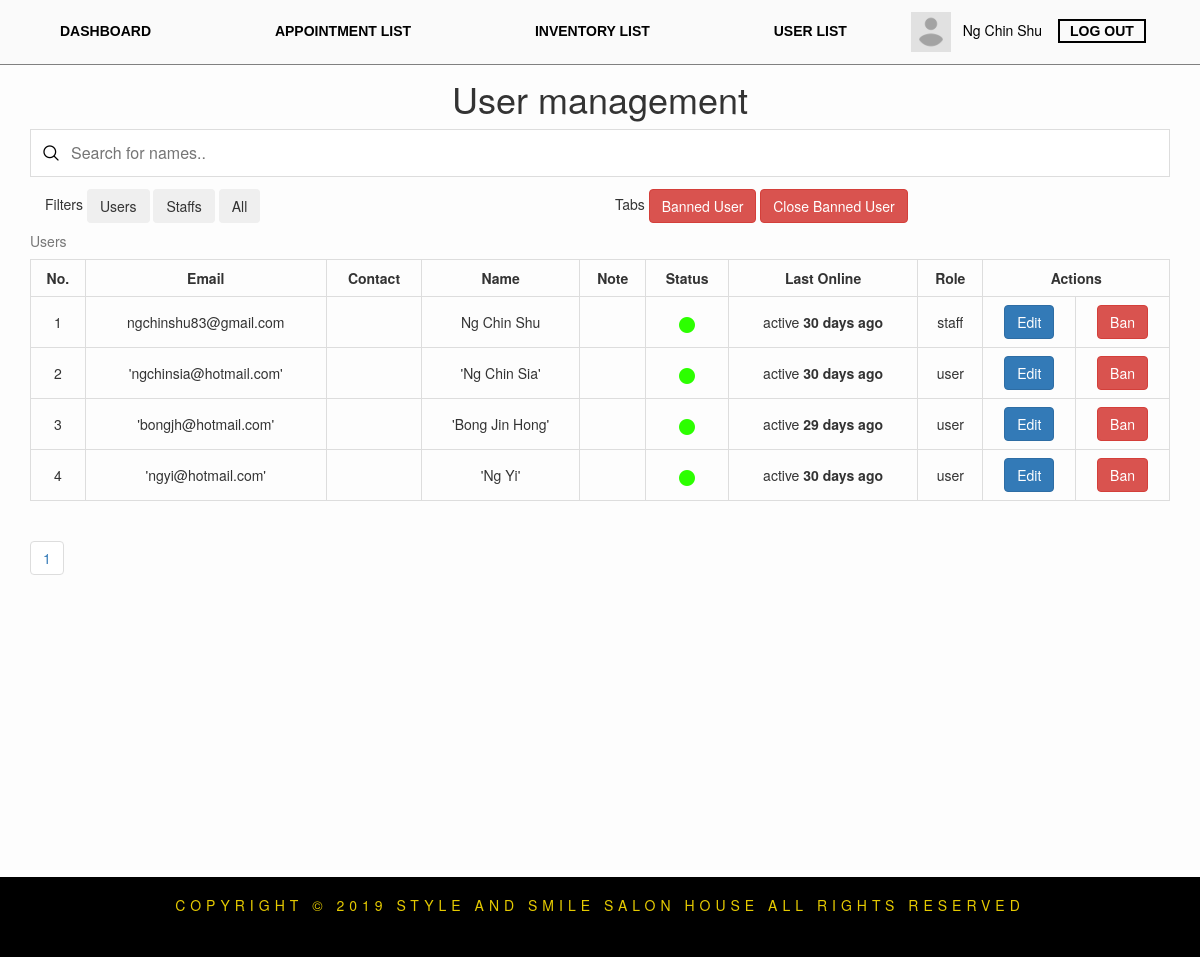
/staff/user.php (signed in), run on an earlier commit of the app's database.
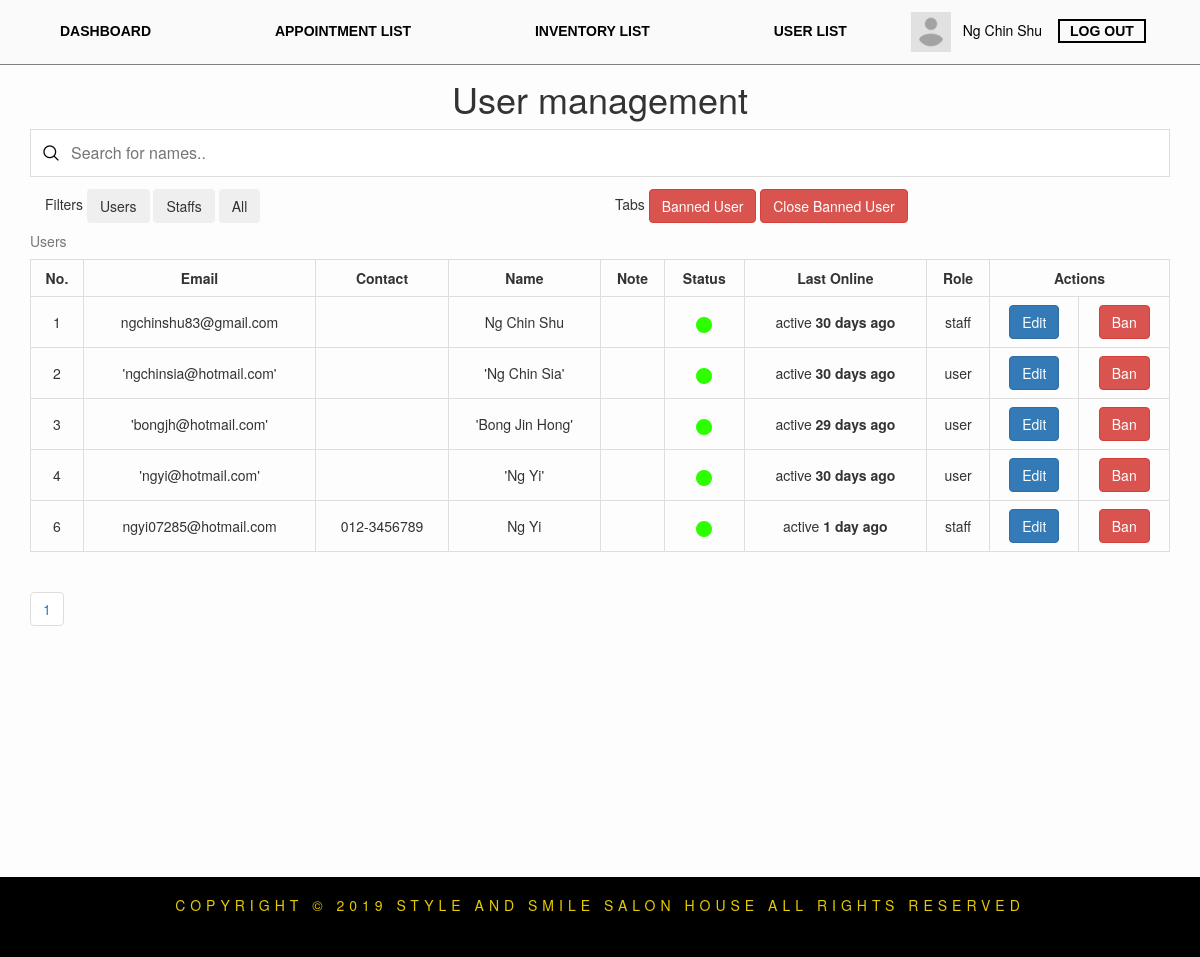
And on a later commit of the database.
### tables this page shows
CREATE TABLE `users` (
  `image_path` varchar(100) DEFAULT NULL,
  `userId` int(11) NOT NULL,
  `email` varchar(100) NOT NULL,
  `contact` varchar(100) NOT NULL,
  `password` varchar(100) DEFAULT NULL,
  `name` varchar(150) NOT NULL,
  `role` varchar(20) NOT NULL,
  `note` varchar(200) DEFAULT NULL,
  `lastSignIn` date DEFAULT NULL,
  `forgotPasswordId` varchar(32) DEFAULT NULL,
  `banned` varchar(10) DEFAULT NULL,
  `bannedDate` date DEFAULT NULL,
  `bannedReason` varchar(255) DEFAULT NULL,
  `bannedDuration` int(10) DEFAULT NULL
);

### staff/user.php (the view, shortened to what this page needs)
<?php include "../db_connect.php"; ?>
<!DOCTYPE html>
<html lang="en">
  <head>
    <link rel="stylesheet" type="text/css" href="../font/flaticon.css"/>
    <link rel="stylesheet" href="https://maxcdn.bootstrapcdn.com/bootstrap/3.4.0/css/bootstrap.min.css">
    <link rel="stylesheet" href="https://cdnjs.cloudflare.com/ajax/libs/font-awesome/4.7.0/css/font-awesome.min.css">
    <link rel="stylesheet" type="text/css" href="../style.css">
  </head>
  <body>
      <?php include "../navigationBar.php" ?>
    <div class="container">
      <h1 class="display-4 text-center">User management</h1>
      <input type="text" id="userInput" onkeyup="searchUser()" placeholder="Search for names..">
      <div class="col-lg-6 col-xs-6">Filters <button type="button" onclick="filterUsers()" class="btn btn-light">Users</button> <button type="button" onclick="filterStaffs()" class="btn btn-light">Staffs</button> <button type="button" onclick="filterAll()" class="btn btn-light">All</button></div>
        <div class="col-lg-6 col-xs-6"> Tabs <button type="button" onclick="showBannedUser()" class="btn btn-danger">Banned User</button> <button type="button" onclick="hideBannedUser()" class="btn btn-danger">Close Banned User</button></div>
      <tbody>
        <table class="table table-bordered ttb" id="userTable">
          <caption>Users</caption>
          <tr>
            <th>No.
            </th>
            <th>Email
            </th>
            <th>Contact
            </th>
            <th>Name
            </th>
            <th>Note
            </th>
            <th>Status
            </th>
            <th>Last Online
            </th>
            <th>Role
            </th>
            <th colspan="2">Actions
            </th>
          </tr>
          <?php
            $record_per_page = 10;
            $page = '';
            if(isset($_GET['page'])){
              $page = $_GET['page'];
            } else {
              $page = 1;
            }
            $start_from = ($page-1)*$record_per_page;
            $query = "SELECT * FROM users WHERE banned IS NULL ORDER BY userId ASC LIMIT $start_from, $record_per_page";
            $data = $conn->query($query);
            $data->execute();
            foreach($data as $row)
            {
              $lastSignIn = $row['lastSignIn'];
              $today = date("Y-m-d");
              $dateToday = strtotime("$today");
              $dateLastSignIn = strtotime("$lastSignIn");
              $days = ($dateToday - $dateLastSignIn)/60/60/24;
              if ($days <= 30){
                $src = "../images/active-icon.png";
              }
              if($days == 1){
                $show = $days . " day ago";
              }
              if($days > 1){
                $show = $days . " days ago";
              }
              $id = $row['userId'];
              echo "<tr><td>" . $row['userId'] . "</td><td>" . $row['email'] . "</td><td>" . $row['contact'] . "</td><td>" . $row['name'] . "</td><td>" . $row ['note'] . "</td><td>" . "<img src='$src' alt='$src'/>" . "</td><td>" . "active <b>" . $show . "</b>" . "</td><td>" . $row['role'] . "</td><td><form method='post' onsubmit='return confirm(\"Are you sure you want to perform this action?\");'>" . "<button type='submit' class='btn btn-primary' name='idEdit' onclick='openUserEdit()' value ='$id'>Edit</button></form></td><td><form method='post' onsubmit='return confirm(\"Ban this user?\");'><button type='submit' class='btn btn-danger' name='idBan' value ='$id'>Ban</button></form></td>" . "</tr>";
            }
            ?>
        </table>
      </tbody>
      <div class="page-links">
        <ul class="pagination">
          <?php
            $page_query = "SELECT COUNT(*) FROM users WHERE banned IS NULL";
            $data = $conn->query($page_query);
            $data->execute();
            $num_rows = $data->fetchColumn();
            $total_pages = ceil($num_rows/$record_per_page);
            for($i=1; $i<=$total_pages; $i++){
              echo '<li><a href="user.php?page='. $i . '">' . $i . '</a></li>';
            }
          ?>
          </ul>
        </div>
    </div>
      <?php include "../footer.php"; ?>
  </body>
</html>

### navigationBar.php
<?php echo "<section id='navigation-bar'>
            <div class='appointment-container'>
                <nav id='sticky-nav'>
                    <ul>"
?>
<?php
    if (isset($_SESSION["id"]) ) {
        if ($_SESSION["role"] == "staff" || $_SESSION["role"] == "manager" ) {
            echo "<li><p><a href='dashboard.php'>DASHBOARD</a></p></li>
            <li><p><a href='appointment.php'>APPOINTMENT LIST</a></p></li>
            <li><p><a href='inventory.php'>INVENTORY LIST</a></p></li>
            <li><p><a href='user.php'>USER LIST</a></p></li>";
        } else {
            echo "<li><p><a href='index.php'>HOME</a></p></li>
            <li><p><a href='appointment.php'>APPOINTMENT</a></p></li>
            <li><p><a href='inventory.php'>PRODUCT</a></p></li>";
        }
    } else {
        echo "<li><p><a href='index.php'>HOME</a></p></li>
        <li><p><a href='appointment.php'>APPOINTMENT</a></p></li>
        <li><p><a href='inventory.php'>PRODUCT</a></p></li>";
    }
?>
<?php
    if (isset($_SESSION["id"]) && !empty($_SESSION["id"]) || isset($_SESSION["access_token"])) {
        $query = "SELECT * FROM `users` WHERE `userId`=:id";
        $data = $conn->prepare($query);
        $data->bindValue(":id", $_SESSION["id"]);
        $data->execute();
        $currentUser = $data->fetch(PDO::FETCH_ASSOC);
        $id = $_SESSION["id"];
        if ($currentUser["image_path"] != NULL) {
            $image_path = $currentUser['image_path'];
            if ($currentUser["role"] == "staff"||$currentUser["role"] == "manager") {
                echo "<a style='color:black;text-decoration:none;' href='../profile.php?id=$id'><span id='profile_image'><img style='height:auto; max-height:40px; margin-right:1%;' src='../$image_path'/></span>";
            } else {
                echo "<a style='color:black;text-decoration:none;' href='profile.php?id=$id'><span id='profile_image'><img style='height:auto; max-height:40px; margin-right:1%; width:40px; height:40px; border-radius:100%;' src='$image_path'/></span>";
            }
        } else {
            if ($currentUser["role"] == "staff"||$currentUser["role"] == "manager") {
                echo "<a style='color:black;text-decoration:none;' href='../profile.php?id=$id'><span id='profile_image'><img id='profile_image_placeholder' style='height:auto; max-height:40px; margin-right:1%;' src='../images/profile-placeholder.png'/></span>";
            } else {
                echo "<a style='color:black;text-decoration:none;' href='profile.php?id=$id'><span id='profile_image'><img id='profile_image_placeholder' style='height:auto; max-height:40px; margin-right:1%;' src='images/profile-placeholder.png'/></span>";
            }
        }
        echo '<span>'.$_SESSION["name"].'</span></a>';
    }
?>
<?php
    if (isset($_SESSION["access_token"])) {
        if ($_SESSION["role"] == "staff"||$_SESSION["role"] == "manager") {
            echo '<li id="logout-button"><p><a id="logout-nav-btn" href="../logout.php">LOG OUT</a></p></li>';
        } else {
            echo '<li id="logout-button"><p><a id="logout-nav-btn" href="logout.php">LOG OUT</a></p></li>';
        }
    } else {
        if (!isset($_SESSION["id"])) {
            echo '<li id="login-button" ><p><a id="login-nav-btn" href="login.php">LOG IN</a></p></li>';
        } else {
            if ($_SESSION["role"] == "staff" || $_SESSION["role"] == "manager") {
                echo '<li id="logout-button"><p><a  id="logout-nav-btn" href="../logout.php">LOG OUT</a></p></li>';
            } else {
                echo '<li id="logout-button"><p><a  id="logout-nav-btn" href="logout.php">LOG OUT</a></p></li>';
            }
        }
    }
?>
<?php
    echo "</ul>
            </nav>
        </div>
    </section>"
?>

### footer.php
<footer id="footer">
        <div id="lastfooter">
            <p> Copyright &copy; 2019 Style and Smile Salon House All Rights Reserved</p>
        </div>
</footer>

### style.css (style rules this page uses)
html { scroll-behavior: smooth; }
html, body { margin: 0; padding: 0; height:100%; }
body { background-color: #fdfdfd; }
.appointment-container nav ul li { display: inline-block; }
#navigation-bar nav ul li a { text-decoration: none; font-family: 'Oswald', sans-serif; font-weight:bold; color:black; }
#navigation-bar nav ul li { margin: 0 5% 0 5%; }
#navigation-bar nav ul { padding-top: 1%; padding-bottom: 1%; }
#navigation-bar ul, #navigation-bar ul li p { padding: 0; margin:0; }
ul { white-space: nowrap; }
nav { vertical-align: middle; text-align: center; position:relative; z-index: 1; background-color:#FAFAFA; position:sticky; }
#navigation-bar nav ul li#logout-button { margin-left:1%; }
#booknav-btn, #login-nav-btn, #logout-nav-btn { border-width: 2px; border-color:black; border-style: solid; padding:2px 10px 2px 10px; }
#navigation-bar span { font-family: 'Helvetica Neue',Arial,Helvetica,sans-serif; }
.display-4 { font-family: "Helvetica Neue",Helvetica,Arial,sans-serif; }
#navigation-bar li a { font-size: 14px; }
#navigation-bar ul { font-size: 14px; }
.container { min-height: 100vh; overflow: hidden; position: relative; }
#footer #lastfooter { margin-top:1%; }
#lastfooter { height:10vh; background-color: black; color:#e5ca00; text-align: center; padding:1.5% 0 1.5% 0; letter-spacing: 5px; text-transform: uppercase; }
h1.display-4 { margin-top:14px; font-size: 36px; }
.ttb, .ttb th { text-align:center; }
.ttb > tbody > tr > td { vertical-align: middle; }
#userInput { background-image: url('images/magnifying-glass.png'); background-position: 12px 15px; background-repeat: no-repeat; width: 100%; font-size: 16px; padding: 12px 20px 12px 40px; border: 1px solid #ddd; margin-bottom: 12px; }
#navigation-bar { z-index:100; border-bottom:1px solid grey; }

What changed in the data, as far as the page shows it:
added users: userId "6", email "ngyi07285@hotmail.com", contact "012-3456789", name "Ng Yi", lastSignIn "1 day ago", role "staff"
